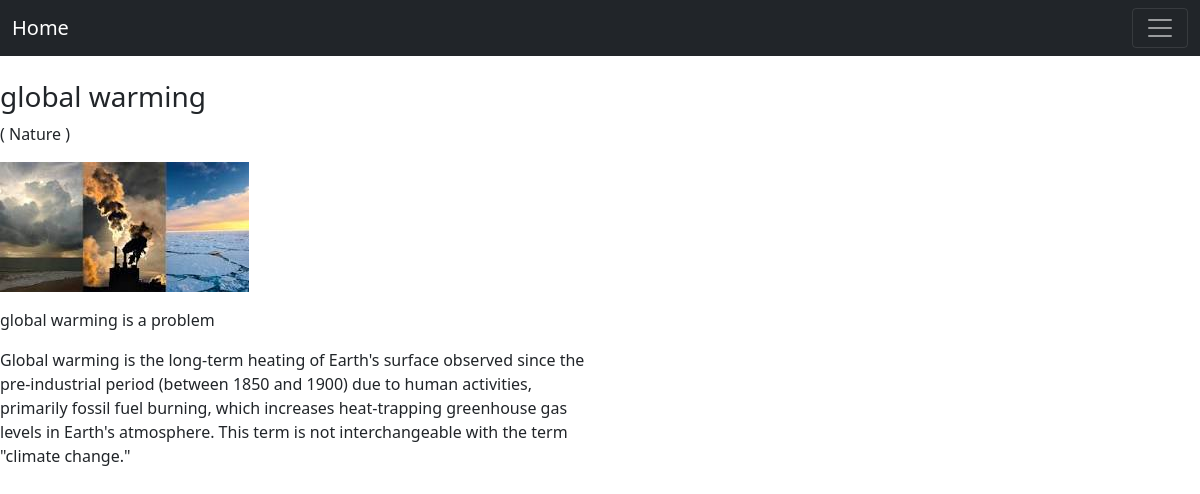
The page /blogging/global on the database its author committed.
### myapp/models.py (models this page shows, shortened)
class Post(models.Model):
    post_id = models.AutoField(primary_key=True)
    title = models.CharField(max_length=200)
    content =HTMLField()
    url = models.CharField(max_length=100)
    cat = models.ForeignKey(Category, on_delete=models.CASCADE)
    image = models.ImageField(upload_to='post/')

class Category(models.Model):
    cat_id = models.AutoField(primary_key=True)
    title = models.CharField(max_length=100)
    description = models.TextField()
    url = models.CharField(max_length=100)
    image = models.ImageField(upload_to='category/')
    add_date = models.DateTimeField(auto_now_add=True, null=True)

### myprojectweb/views.py (the view)
# urls.py: path('blogging/<slug:url>', views.post),
def post(request, url):
    post = Post.objects.get(url=url)
    return render(request, 'posts.html', {'post': post, })

### templates/posts.html (shortened to what this page needs)
{% include 'header.html'  %} {% load static %}
{%block content%}
    <div class="row">
        <div class="col s12 m10">
            <h3>{{post.title}}</h3>
            <p>( {{post.cat.title}} )</p>
            <img src="/media/{{post.image}}" class="responsive-img" alt="">
            <br>
            <p>
                {{post.content|safe}}
            </p>
        </div>
        <div class="col s12 m2">
        </div>
    </div>
{%endblock%}

### templates/header.html (shortened to what this page needs)
{% load static %}
<!doctype html>
<html lang="en">
  <head>
    <link href="https://cdn.jsdelivr.net/npm/bootstrap@5.0.2/dist/css/bootstrap.min.css" rel="stylesheet">
    <link rel="stylesheet" href="{% static 'css/owl.carousel.min.css'%}">
    <link rel="stylesheet" href="{% static 'css/owl.theme.default.min.css'%}">
  </head>
  <body>
    <nav class="navbar navbar-dark bg-dark">
      <div class="container-fluid">
        <a class="navbar-brand" href="/">Home</a>
        <button class="navbar-toggler" type="button" data-bs-toggle="collapse" data-bs-target="#navbarSupportedContent" aria-controls="navbarSupportedContent" aria-expanded="false" aria-label="Toggle navigation">
          <span class="navbar-toggler-icon"></span>
        </button>
      </div>
    </nav>
        </body>
        </html>
  </body>
</html>  <br <br <br

### rows shown on the page
Post: title "global warming", cat "Nature", image (picture), content "global warming is a problem Global warming is the long-term heating of Earth's surface observed since the pre-industrial period (between 1850 and 1900) due to human activities, primarily fossil fuel burning, which increases heat-trapping greenhouse gas levels in Earth's atmosphere. This term is not interchangeable with the term \"climate change.\""
